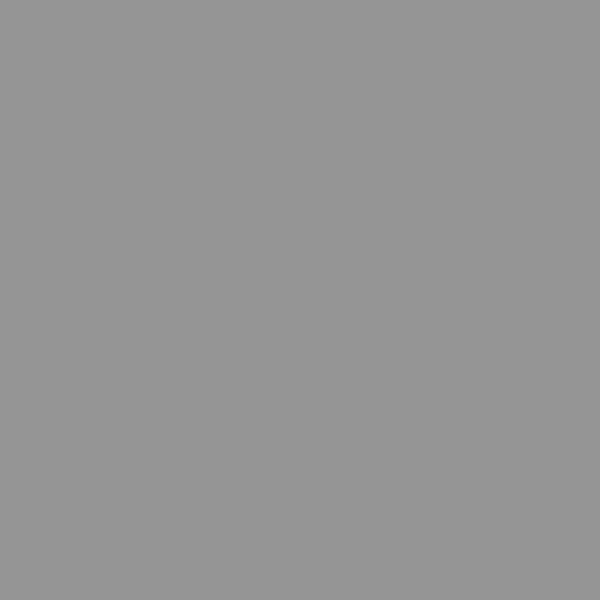
Frame 1 (no input)
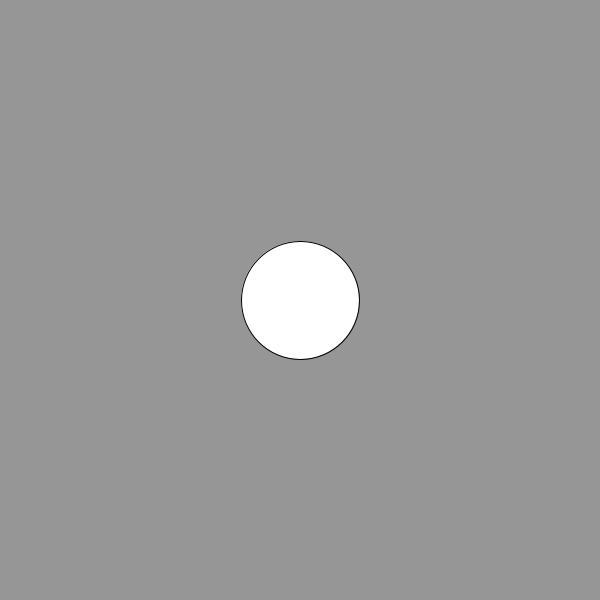
Frame 60 (the mouse pressed at the canvas centre just before this capture)
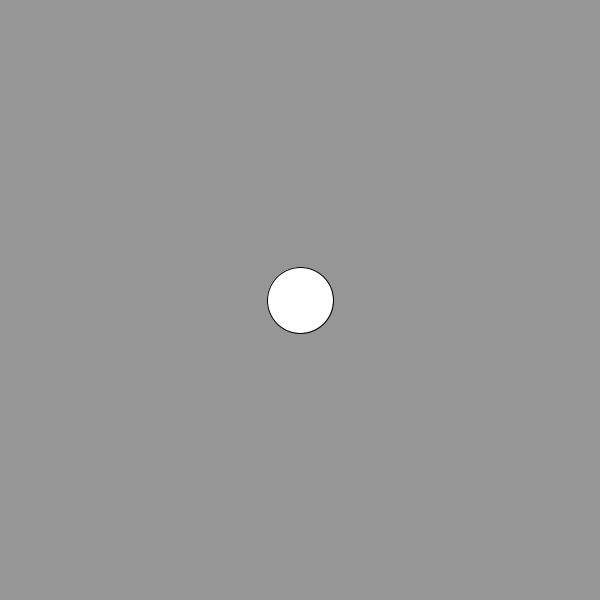
Frame 120 (the mouse held since frame 60 and released just before this capture)

The Processing sketch that drew these frames (run headless with seeded random() and noise(); from frame 60 on, the mouse is pressed at the canvas centre):

// Processing sketch: sketch_16
// ── sketch_16.pde
/*
this sketch draws a repeatedly growing and shrinking ellipse.
your task is to change the program so that this behavior is
encapsulated inside a class. 

move all this behavior to a class, then have mouse clicks create
instances of the class on the screen. use an ArrayList to store
the instances of the class that you create, and update and display
all of them in the draw() loop. 
*/ 


float x = 300;
float y = 300;
float d = 0;
float incr = 2;
float maxSize = 150;

void setup() {
  size(600, 600);
}

void draw() {
  background(150);
  ellipse(x, y, d, d);
  if (d > maxSize || d < 0) {
    incr = -incr;
  }
  d += incr;
}
